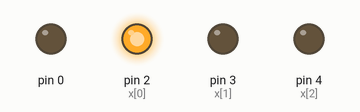
A sketch run on a simulated Arduino Uno, built with avr-gcc and run on an emulated ATmega328P. Parts: output pins drawn as LEDs (lit = HIGH).

Above: at 0.01 s.
At 0.61 s:
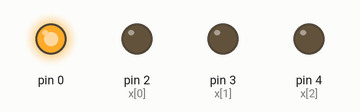
At 1.21 s:
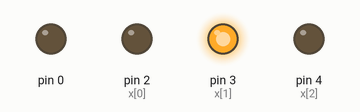
At 2.41 s:
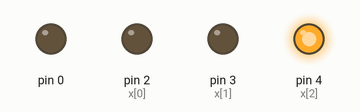
At 5.0 s:
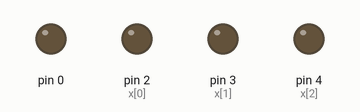
Timing chart, 0 to 6.5 s (numbered marks = the images above):
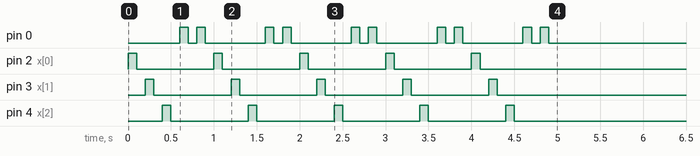

The sketch:

3A_massiv_19.ino
```cpp
int x[3] = {2, 3, 4};
int y[3] = {100, 150, 200};
void setup()
{
  for (int i = 0; i < 5; i++)
  {
    pinMode(x[i], OUTPUT);
  }
  for (int i = 0; i < 5; i++)
  {
    for (int i = 0; i < 5; i++)
    {
      digitalWrite(x[i], HIGH);
      delay(y[0]);
      digitalWrite(x[i], LOW);
      delay(y[0]);
    }
  }
}
void loop()
{

}
```
